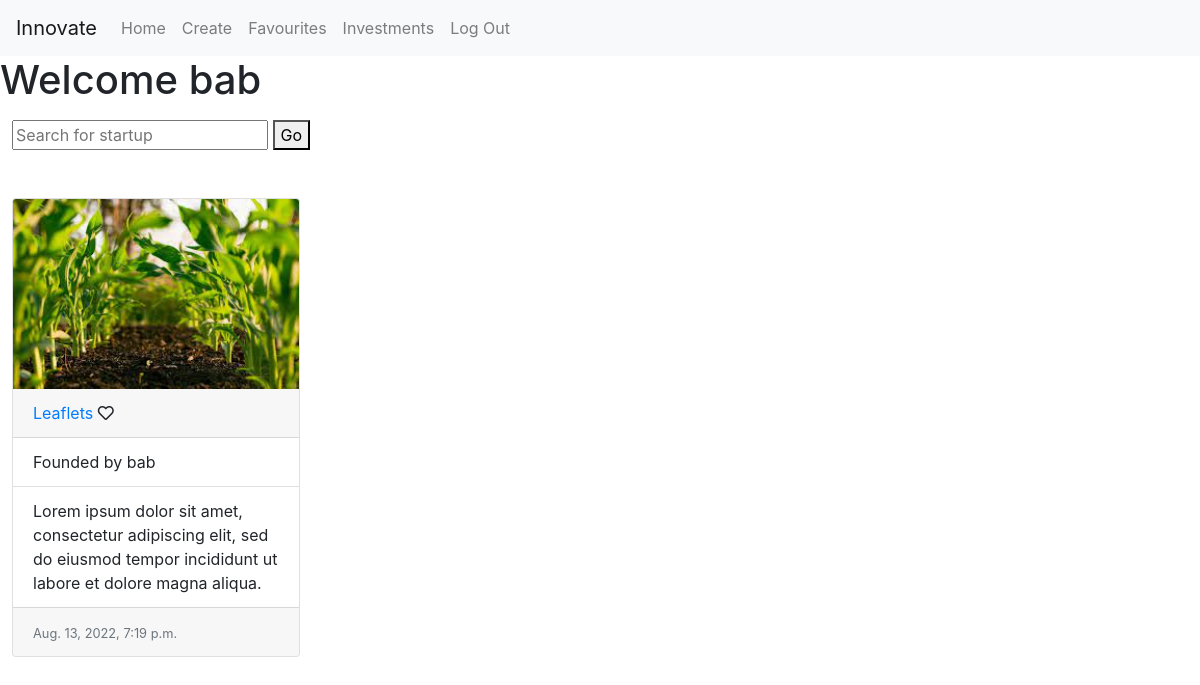
/innovate/favourites (signed in), run on an earlier commit of the app's database.
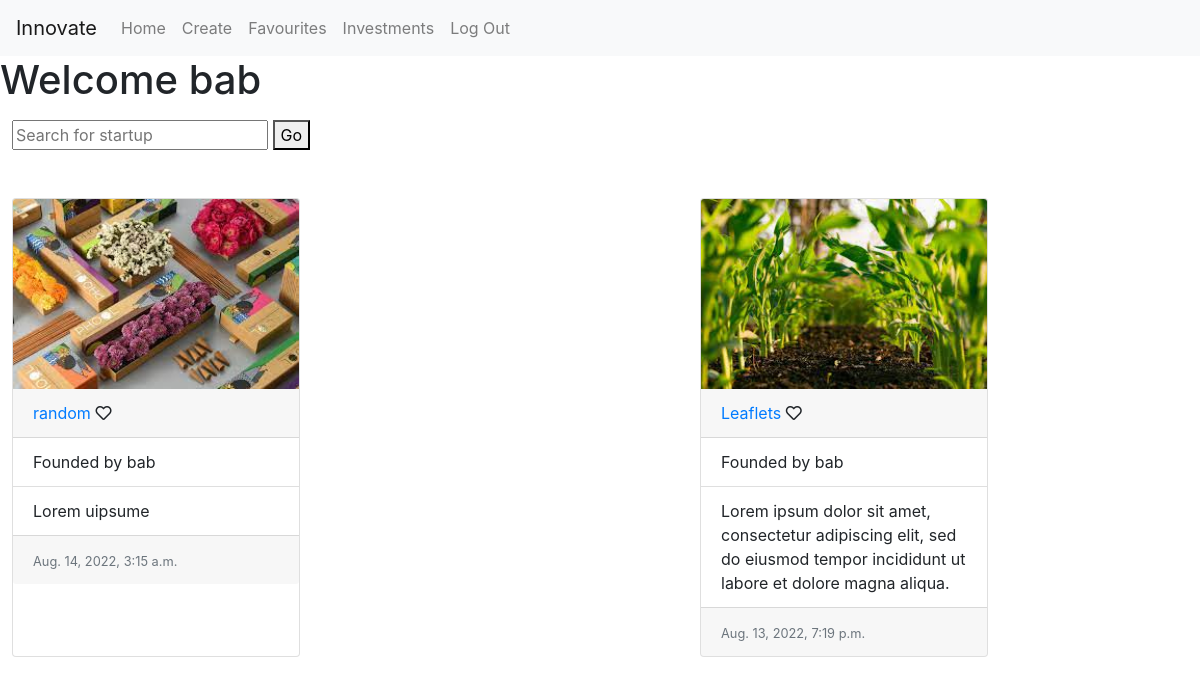
And on a later commit of the database.
### innovate/models.py (models this page shows, shortened)
class Startup(models.Model):
    name = models.CharField(max_length = 30)
    image = models.ImageField(upload_to='images/', null=True, blank=True)
    business_plan = models.FileField()
    founder = models.ForeignKey("User", on_delete=models.CASCADE, related_name="founder")
    members = models.ManyToManyField("User", related_name="members", blank=True)
    description = models.TextField()
    investors = models.ManyToManyField("User", related_name="investments", blank=True)
    timestamp = models.DateTimeField(auto_now_add=True)

class User(AbstractUser):
    favourites = models.ManyToManyField("Startup")
    profile = models.ImageField(upload_to='images/profiles/', null=True, blank=True)

### innovate/views.py (the view)
# urls.py: path("favourites", views.favourites, name="favourites"),
def favourites(request):
    if request.method=="POST":
        s_id = request.POST["s_id"]
        s_obj = Startup.objects.get(pk=s_id)
        user =  User.objects.get(username=request.user.username)
        user.favourites.add(s_obj)
        return HttpResponseRedirect(reverse("index"))
    user = User.objects.get(username=request.user.username)
    all_favourites = user.favourites.order_by("-timestamp").all()
    return render(request,"innovate/favourites.html",{
            "startups":all_favourites
        })

### innovate/templates/innovate/favourites.html (shortened to what this page needs)
{% extends "innovate/layout.html" %}
{% block body %}
<h1>Welcome {{user.username}}</h1>
<form  method="Post" action="{% url 'search' %}">
<div id="search-bar">
    <input type="text" placeholder = "Search for startup" name="s_word">
    <button type="submit">Go</button>
</div>
</form>
<br>
<div>
    <div id="items">
    {% for startup in startups %}
        <div class="card parent" style="width: 18rem;">
            <img src="{{ startup.image }}" class="card-img-top" >
            <div class="card-header">
                <a href="{% url 'startup' startup.id %}">{{startup.name}}</a>
                {% if startup in favourites %}
                    <a href="#"><i class="fas fa-heart like-btn fill " data-id={{favourite.id}}></i></a>
                {% else %}
                    <i class="far fa-heart like-btn fill" data-id={{favourite.id}}></i>
                {% endif %}
            </div>
            <div>
                <ul class="list-group list-group-flush">
                  <li class="list-group-item">Founded by {{startup.founder}}</li>
                  <li class="list-group-item" maxlength="10" class="text">{{startup.description }}</li>
                </ul>
            </div>
            <div class="card-footer text-muted child">
                <small class="text-muted">{{startup.timestamp}}</small>
            </div>
        </div>
        <br>
        {% endfor %}
    </div>
</div>
{% endblock %}

What changed in the data, as far as the page shows it:
added Startup: image (picture), name "random", founder "bab", description "Lorem uipsume", timestamp "Aug. 14, 2022, 3:15 a.m."
